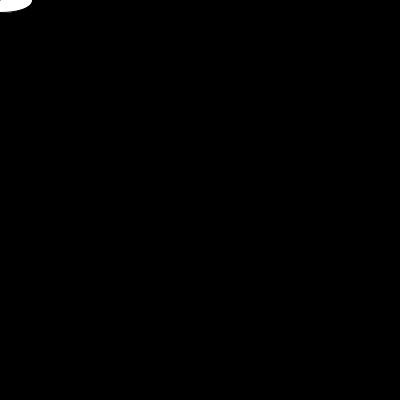
Frame 1 (no input)
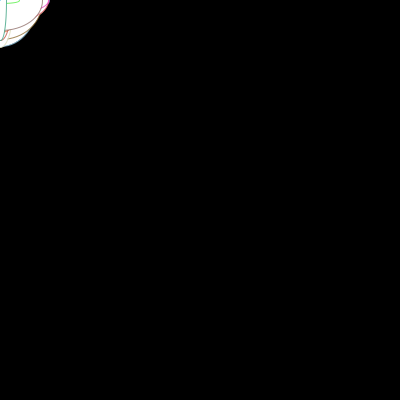
Frame 60 (the mouse pressed at the canvas centre just before this capture)
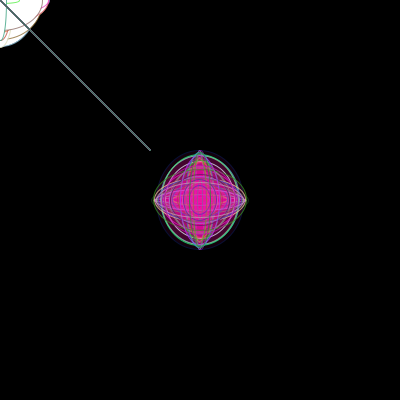
Frame 120 (the mouse held since frame 60 and released just before this capture)

The Processing sketch that drew these frames (run headless with seeded random() and noise(); from frame 60 on, the mouse is pressed at the canvas centre):

// Processing sketch: processing_88804
// ── processing_88804.pde

//prisca ohito, hw4 48-257 2.7.13, 
//copyright by prisca a ohito 2013;

float x, y, wd, ht;

color eColor;
void setup()
{
  size(400,400);
  background(0);
  smooth();
  println(frameCount);
eColor = color(255);
}

void draw()
{
   //big ellipse
  fill (eColor);
   ellipse(mouseX, mouseY, random(100), random(100));
   wd = wd;
   ht = ht;
   fill(random(255),random(255), random(255), 20);
   noStroke();  

  //lines
  
  stroke(random(255), random(255), random(255), 200);
  line(pmouseX-50, pmouseY-50, wd, ht);
  wd = wd * 2.50;
  ht = ht * .75;

} 
 
 
 void mousePressed()
 {
   eColor = color(random(255),random(255), random(255), 20);
 }
